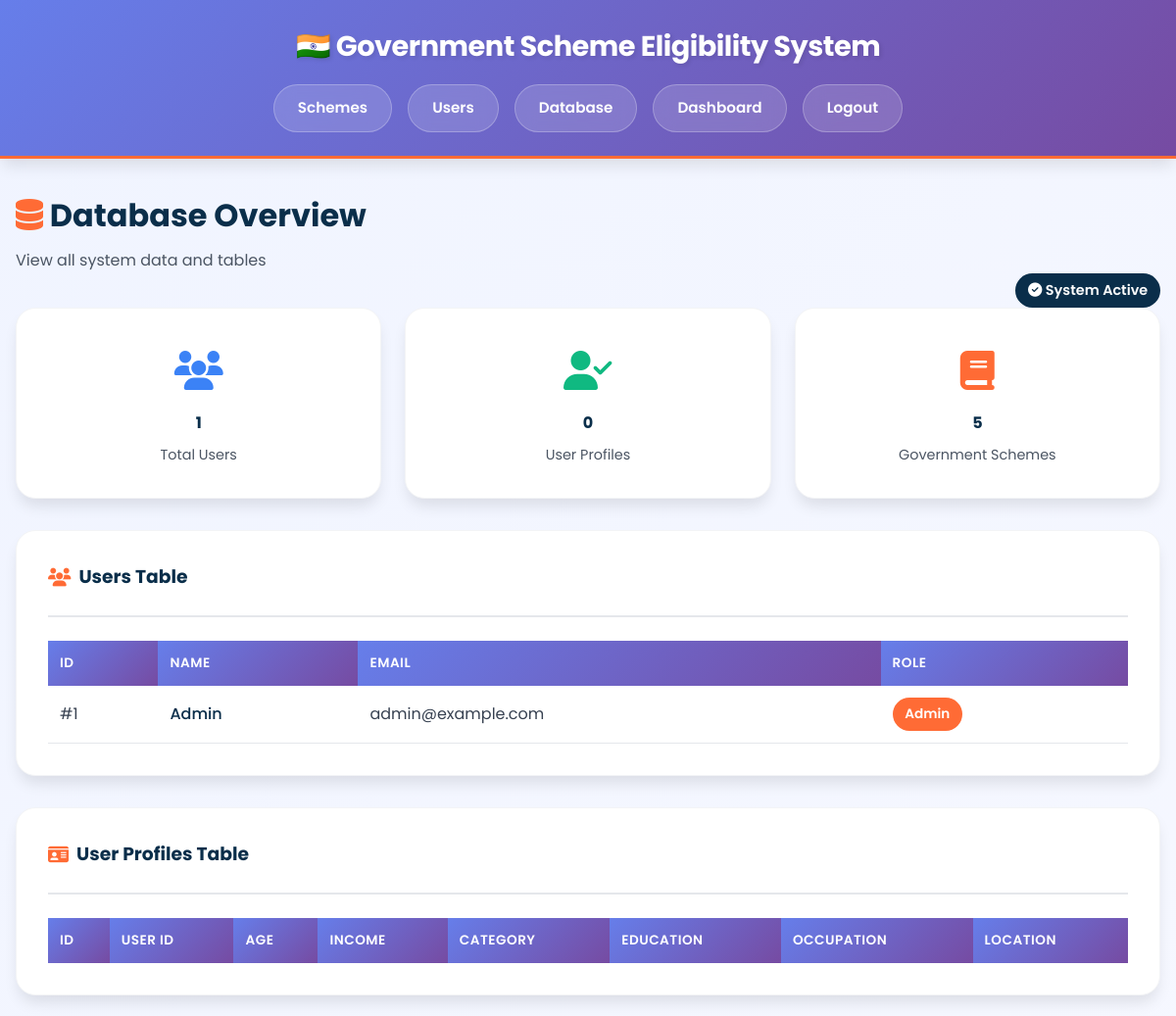
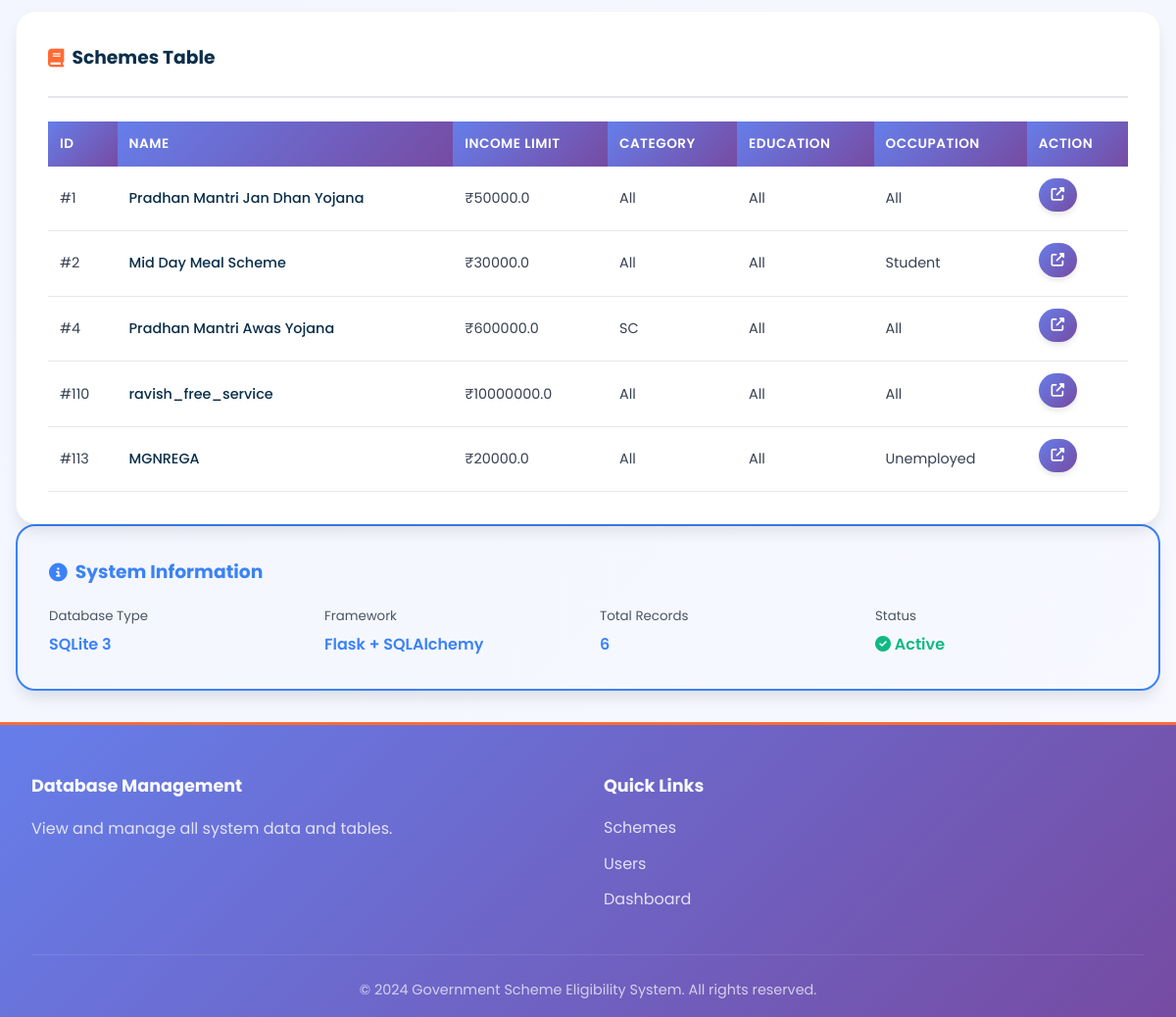
The app's page /admin/database (signed in) with its own data (2 pictures, top to bottom).
### tables this page shows
CREATE TABLE users (
    id INTEGER PRIMARY KEY AUTOINCREMENT,
    name TEXT NOT NULL,
    email TEXT UNIQUE NOT NULL,
    password TEXT NOT NULL,
    role TEXT DEFAULT 'user'
);

CREATE TABLE schemes (
    id INTEGER PRIMARY KEY AUTOINCREMENT,
    name TEXT NOT NULL UNIQUE,
    description TEXT,
    income_limit REAL,
    category_required TEXT,
    education_required TEXT,
    occupation_required TEXT,
    benefits TEXT,
    application_link TEXT
);

### app.py (the view)
@app.route('/admin/database')
@login_required
def admin_database():
    if current_user.role != 'admin':
        flash('Access denied.', 'error')
        return redirect(url_for('dashboard'))
    conn = get_db()
    users_count = conn.execute('SELECT COUNT(*) as count FROM users').fetchone()['count']
    profiles_count = conn.execute('SELECT COUNT(*) as count FROM user_profile').fetchone()['count']
    schemes_count = conn.execute('SELECT COUNT(*) as count FROM schemes').fetchone()['count']
    users = conn.execute('SELECT * FROM users').fetchall()
    profiles = conn.execute('SELECT * FROM user_profile').fetchall()
    schemes = conn.execute('SELECT * FROM schemes').fetchall()
    return render_template('admin_database.html',
                         users_count=users_count,
                         profiles_count=profiles_count,
                         schemes_count=schemes_count,
                         users=users,
                         profiles=profiles,
                         schemes=schemes)

### app.py (called while the page is built)
def get_db():
    conn = sqlite3.connect(DATABASE)
    conn.row_factory = sqlite3.Row
    return conn

@login_manager.user_loader
def load_user(user_id):
    if not user_id or not str(user_id).isdigit():
        return None
    conn = get_db()
    user = conn.execute('SELECT * FROM users WHERE id = ?', (int(user_id),)).fetchone()
    if user:
        return User(user['id'], user['name'], user['email'], user['role'])
    return None

### templates/admin_database.html (shortened to what this page needs)
<!DOCTYPE html>
<html lang="en">
<head>
    <link rel="stylesheet" href="{{ url_for('static', filename='css/style.css') }}">
    <link rel="stylesheet" href="https://cdnjs.cloudflare.com/ajax/libs/font-awesome/6.4.0/css/all.min.css">
</head>
<body>
    <header>
        <h1>🇮🇳 Government Scheme Eligibility System</h1>
        <nav>
            <a href="{{ url_for('admin') }}">Schemes</a>
            <a href="{{ url_for('admin_users') }}">Users</a>
            <a href="{{ url_for('admin_database') }}" class="active">Database</a>
            <a href="{{ url_for('dashboard') }}">Dashboard</a>
            <a href="{{ url_for('logout') }}">Logout</a>
        </nav>
    </header>
    <main>
        <section class="admin-header">
            <div>
                <h2 style="color: var(--color-navy); font-size: 2rem; margin: 0 0 0.5rem 0;">
                    <i class="fas fa-database" style="color: var(--color-saffron);"></i> Database Overview
                </h2>
                <p style="color: var(--color-gray-600); margin: 0;">View all system data and tables</p>
            </div>
            <div style="text-align: right;">
                <span class="badge badge-primary" style="font-size: 0.9rem;">
                    <i class="fas fa-check-circle"></i> System Active
                </span>
            </div>
        </section>
        <section
            style="display: grid; grid-template-columns: repeat(auto-fit, minmax(250px, 1fr)); gap: 1.5rem; margin-bottom: 2rem;">
            <div class="card">
                <div style="text-align: center;">
                    <div style="font-size: 2.5rem; color: var(--color-info); margin-bottom: 0.5rem;">
                        <i class="fas fa-users"></i>
                    </div>
                    <h4 style="color: var(--color-navy); margin-bottom: 0.5rem;">{{ users_count }}</h4>
                    <p style="color: var(--color-gray-600); margin: 0; font-size: 0.9rem;">Total Users</p>
                </div>
            </div>
            <div class="card">
                <div style="text-align: center;">
                    <div style="font-size: 2.5rem; color: var(--color-success); margin-bottom: 0.5rem;">
                        <i class="fas fa-user-check"></i>
                    </div>
                    <h4 style="color: var(--color-navy); margin-bottom: 0.5rem;">{{ profiles_count }}</h4>
                    <p style="color: var(--color-gray-600); margin: 0; font-size: 0.9rem;">User Profiles</p>
                </div>
            </div>
            <div class="card">
                <div style="text-align: center;">
                    <div style="font-size: 2.5rem; color: var(--color-saffron); margin-bottom: 0.5rem;">
                        <i class="fas fa-book"></i>
                    </div>
                    <h4 style="color: var(--color-navy); margin-bottom: 0.5rem;">{{ schemes_count }}</h4>
                    <p style="color: var(--color-gray-600); margin: 0; font-size: 0.9rem;">Government Schemes</p>
                </div>
            </div>
        </section>
        <div style="display: flex; flex-direction: column; gap: 2rem;">
            <section class="card">
                <h3
                    style="color: var(--color-navy); display: flex; align-items: center; gap: 0.5rem; margin: 0 0 1.5rem 0; padding-bottom: 1.5rem; border-bottom: 2px solid var(--color-gray-200);">
                    <i class="fas fa-users" style="color: var(--color-saffron);"></i> Users Table
                </h3>
                <div style="overflow-x: auto;">
                    <table style="width: 100%; border-collapse: collapse;">
                        <thead style="background: var(--color-navy); color: white;">
                            <tr>
                                <th style="padding: 0.75rem; text-align: left; font-weight: 600;">ID</th>
                                <th style="padding: 0.75rem; text-align: left; font-weight: 600;">Name</th>
                                <th style="padding: 0.75rem; text-align: left; font-weight: 600;">Email</th>
                                <th style="padding: 0.75rem; text-align: left; font-weight: 600;">Role</th>
                            </tr>
                        </thead>
                        <tbody>
                            {% for user in users %}
                            <tr style="border-bottom: 1px solid var(--color-gray-200);">
                                <td style="padding: 0.75rem; color: var(--color-gray-700);">#{{ user.id }}</td>
                                <td style="padding: 0.75rem; color: var(--color-navy); font-weight: 500;">{{ user.name
                                    }}</td>
                                <td style="padding: 0.75rem; color: var(--color-gray-700);">{{ user.email }}</td>
                                <td style="padding: 0.75rem;">
                                    {% if user.role == 'admin' %}
                                    <span class="badge badge-primary"
                                        style="background: var(--color-saffron); color: white;">Admin</span>
                                    {% else %}
                                    <span class="badge badge-info">User</span>
                                    {% endif %}
                                </td>
                            </tr>
                            {% endfor %}
                        </tbody>
                    </table>
                </div>
            </section>
            <section class="card">
                <h3
                    style="color: var(--color-navy); display: flex; align-items: center; gap: 0.5rem; margin: 0 0 1.5rem 0; padding-bottom: 1.5rem; border-bottom: 2px solid var(--color-gray-200);">
                    <i class="fas fa-id-card" style="color: var(--color-saffron);"></i> User Profiles Table
                </h3>
                <div style="overflow-x: auto;">
                    <table style="width: 100%; border-collapse: collapse; font-size: 0.9rem;">
                        <thead style="background: var(--color-navy); color: white;">
                            <tr>
                                <th style="padding: 0.75rem; text-align: left; font-weight: 600;">ID</th>
                                <th style="padding: 0.75rem; text-align: left; font-weight: 600;">User ID</th>
                                <th style="padding: 0.75rem; text-align: left; font-weight: 600;">Age</th>
                                <th style="padding: 0.75rem; text-align: left; font-weight: 600;">Income</th>
                                <th style="padding: 0.75rem; text-align: left; font-weight: 600;">Category</th>
                                <th style="padding: 0.75rem; text-align: left; font-weight: 600;">Education</th>
                                <th style="padding: 0.75rem; text-align: left; font-weight: 600;">Occupation</th>
                                <th style="padding: 0.75rem; text-align: left; font-weight: 600;">Location</th>
                            </tr>
                        </thead>
                    </table>
                </div>
            </section>
            <section class="card">
                <h3
                    style="color: var(--color-navy); display: flex; align-items: center; gap: 0.5rem; margin: 0 0 1.5rem 0; padding-bottom: 1.5rem; border-bottom: 2px solid var(--color-gray-200);">
                    <i class="fas fa-book" style="color: var(--color-saffron);"></i> Schemes Table
                </h3>
                <div style="overflow-x: auto;">
                    <table style="width: 100%; border-collapse: collapse; font-size: 0.9rem;">
                        <thead style="background: var(--color-navy); color: white;">
                            <tr>
                                <th style="padding: 0.75rem; text-align: left; font-weight: 600;">ID</th>
                                <th style="padding: 0.75rem; text-align: left; font-weight: 600;">Name</th>
                                <th style="padding: 0.75rem; text-align: left; font-weight: 600;">Income Limit</th>
                                <th style="padding: 0.75rem; text-align: left; font-weight: 600;">Category</th>
                                <th style="padding: 0.75rem; text-align: left; font-weight: 600;">Education</th>
                                <th style="padding: 0.75rem; text-align: left; font-weight: 600;">Occupation</th>
                                <th style="padding: 0.75rem; text-align: left; font-weight: 600;">Action</th>
                            </tr>
                        </thead>
                        <tbody>
                            {% for scheme in schemes %}
                            <tr style="border-bottom: 1px solid var(--color-gray-200);">
                                <td style="padding: 0.75rem; color: var(--color-gray-700);">#{{ scheme.id }}</td>
                                <td style="padding: 0.75rem; color: var(--color-navy); font-weight: 500;">{{ scheme.name
                                    }}</td>
                                <td style="padding: 0.75rem; color: var(--color-gray-700);">₹{{ scheme.income_limit or
                                    '-' }}</td>
                                <td style="padding: 0.75rem; color: var(--color-gray-700);">{{ scheme.category_required
                                    or '-' }}</td>
                                <td style="padding: 0.75rem; color: var(--color-gray-700);">{{ scheme.education_required
                                    or '-' }}</td>
                                <td style="padding: 0.75rem; color: var(--color-gray-700);">{{
                                    scheme.occupation_required or '-' }}</td>
                                <td style="padding: 0.75rem;">
                                    {% if scheme.application_link %}
                                    <a href="{{ scheme.application_link }}" target="_blank"
                                        class="btn btn-sm btn-primary"
                                        style="padding: 0.4rem 0.8rem; display: inline-block;">
                                        <i class="fas fa-external-link-alt"></i>
                                    </a>
                                    {% else %}
                                    <span style="color: var(--color-gray-400);">—</span>
                                    {% endif %}
                                </td>
                            </tr>
                            {% endfor %}
                        </tbody>
                    </table>
                </div>
            </section>
        </div>
        <section class="card" style="background: var(--color-info-lighten); border: 2px solid var(--color-info);">
            <h3 style="color: var(--color-info); display: flex; align-items: center; gap: 0.5rem; margin: 0 0 1rem 0;">
                <i class="fas fa-info-circle"></i> System Information
            </h3>
            <div style="display: grid; grid-template-columns: repeat(auto-fit, minmax(200px, 1fr)); gap: 1.5rem;">
                <div>
                    <small style="color: var(--color-gray-600);">Database Type</small>
                    <p style="color: var(--color-info); font-weight: 600; margin: 0.25rem 0 0 0;">SQLite 3</p>
                </div>
                <div>
                    <small style="color: var(--color-gray-600);">Framework</small>
                    <p style="color: var(--color-info); font-weight: 600; margin: 0.25rem 0 0 0;">Flask + SQLAlchemy</p>
                </div>
                <div>
                    <small style="color: var(--color-gray-600);">Total Records</small>
                    <p style="color: var(--color-info); font-weight: 600; margin: 0.25rem 0 0 0;">{{ (users_count +
                        profiles_count + schemes_count)|int }}</p>
                </div>
                <div>
                    <small style="color: var(--color-gray-600);">Status</small>
                    <p style="color: var(--color-success); font-weight: 600; margin: 0.25rem 0 0 0;"><i
                            class="fas fa-check-circle"></i> Active</p>
                </div>
            </div>
        </section>
    </main>
    <footer>
        <div class="footer-content">
            <div class="footer-section">
                <h4>Database Management</h4>
                <p>View and manage all system data and tables.</p>
            </div>
            <div class="footer-section">
                <h4>Quick Links</h4>
                <ul>
                    <li><a href="{{ url_for('admin') }}">Schemes</a></li>
                    <li><a href="{{ url_for('admin_users') }}">Users</a></li>
                    <li><a href="{{ url_for('dashboard') }}">Dashboard</a></li>
                </ul>
            </div>
        </div>
        <div class="footer-bottom">
            <p>&copy; 2024 Government Scheme Eligibility System. All rights reserved.</p>
        </div>
    </footer>
</body>
</html>

### records on screen
users: id "1", name "Admin", email "admin@example.com", role "Admin"
schemes: id "1", name "Pradhan Mantri Jan Dhan Yojana", income_limit "50000.0", category_required "All", education_required "All", occupation_required "All"
schemes: id "2", name "Mid Day Meal Scheme", income_limit "30000.0", category_required "All", education_required "All", occupation_required "Student"
schemes: id "4", name "Pradhan Mantri Awas Yojana", income_limit "600000.0", category_required "SC", education_required "All", occupation_required "All"
schemes: id "110", name "ravish_free_service", income_limit "10000000.0", category_required "All", education_required "All", occupation_required "All"
schemes: id "113", name "MGNREGA", income_limit "20000.0", category_required "All", education_required "All", occupation_required "Unemployed"

### other values on screen
{{ users_count }} "1"
{{ profiles_count }} "0"
{{ schemes_count }} "5"
